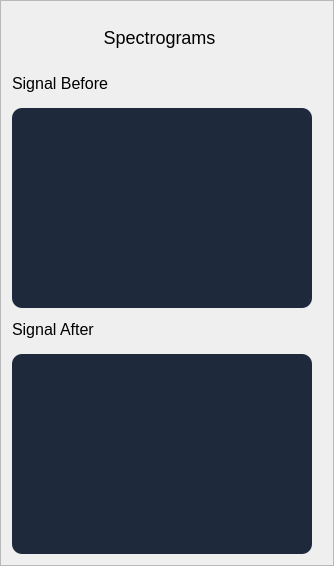
       <widget class="QFrame" name="spectrogramsFrame">
        <property name="minimumSize">
         <size>
          <width>320</width>
          <height>0</height>
         </size>
        </property>
        <property name="maximumSize">
         <size>
          <width>400</width>
          <height>16777215</height>
         </size>
        </property>
        <property name="frameShape">
         <enum>QFrame::StyledPanel</enum>
        </property>
        <property name="frameShadow">
         <enum>QFrame::Raised</enum>
        </property>
        <layout class="QGridLayout" name="gridLayout_8">
         <item row="0" column="0">
          <layout class="QVBoxLayout" name="spectrogramsLayout">
           <property name="rightMargin">
            <number>10</number>
           </property>
           <item>
            <widget class="QLabel" name="label_6">
             <property name="minimumSize">
              <size>
               <width>0</width>
               <height>50</height>
              </size>
             </property>
             <property name="maximumSize">
              <size>
               <width>16777215</width>
               <height>50</height>
              </size>
             </property>
             <property name="contextMenuPolicy">
              <enum>Qt::PreventContextMenu</enum>
             </property>
             <property name="styleSheet">
              <string notr="true">font-size: 18px;
margin: 10 0;</string>
             </property>
             <property name="lineWidth">
              <number>5</number>
             </property>
             <property name="text">
              <string>Spectrograms </string>
             </property>
             <property name="alignment">
              <set>Qt::AlignCenter</set>
             </property>
            </widget>
           </item>
           <item>
            <layout class="QVBoxLayout" name="verticalLayout_12">
             <item>
              <layout class="QVBoxLayout" name="verticalLayout_10">
               <property name="spacing">
                <number>10</number>
               </property>
               <item>
                <widget class="QLabel" name="label_7">
                 <property name="minimumSize">
                  <size>
                   <width>0</width>
                   <height>30</height>
                  </size>
                 </property>
                 <property name="maximumSize">
                  <size>
                   <width>16777215</width>
                   <height>30</height>
                  </size>
                 </property>
                 <property name="styleSheet">
                  <string notr="true">font-size:16px;</string>
                 </property>
                 <property name="text">
                  <string>Signal Before</string>
                 </property>
                </widget>
               </item>
               <item>
                <widget class="QFrame" name="spectrogramGraph1Frame">
                 <property name="minimumSize">
                  <size>
                   <width>300</width>
                   <height>200</height>
                  </size>
                 </property>
                 <property name="maximumSize">
                  <size>
                   <width>400</width>
                   <height>200</height>
                  </size>
                 </property>
                 <property name="styleSheet">
                  <string notr="true">QFrame{
background-color: #1E293B;
border-radius: 10px
}</string>
                 </property>
                 <property name="frameShape">
                  <enum>QFrame::StyledPanel</enum>
                 </property>
                 <property name="frameShadow">
                  <enum>QFrame::Raised</enum>
                 </property>
                </widget>
               </item>
              </layout>
             </item>
             <item>
              <layout class="QVBoxLayout" name="verticalLayout_8">
               <property name="spacing">
                <number>10</number>
               </property>
               <item>
                <widget class="QLabel" name="label_8">
                 <property name="minimumSize">
                  <size>
                   <width>0</width>
                   <height>30</height>
                  </size>
                 </property>
                 <property name="maximumSize">
                  <size>
                   <width>16777215</width>
                   <height>30</height>
                  </size>
                 </property>
                 <property name="styleSheet">
                  <string notr="true">font-size:16px;</string>
                 </property>
                 <property name="text">
                  <string>Signal After</string>
                 </property>
                </widget>
               </item>
               <item>
                <widget class="QFrame" name="spectrogramGraph2Frame">
                 <property name="minimumSize">
                  <size>
                   <width>300</width>
                   <height>200</height>
                  </size>
                 </property>
                 <property name="maximumSize">
                  <size>
                   <width>400</width>
                   <height>200</height>
                  </size>
                 </property>
                 <property name="styleSheet">
                  <string notr="true">QFrame{
background-color: #1E293B;
border-radius: 10px
}</string>
                 </property>
                 <property name="frameShape">
                  <enum>QFrame::StyledPanel</enum>
                 </property>
                 <property name="frameShadow">
                  <enum>QFrame::Raised</enum>
                 </property>
                </widget>
               </item>
              </layout>
             </item>
            </layout>
           </item>
          </layout>
         </item>
        </layout>
       </widget>
